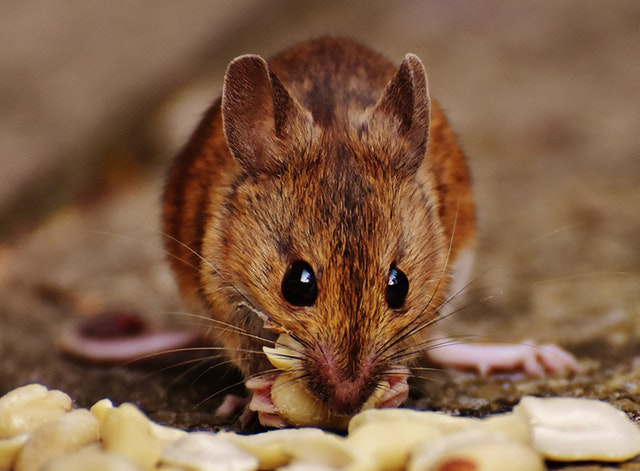
#> input picture mouse.jpg, 640 x 471 px, found by its file name
$ jupyter execute Smoothing_Linear_Filters.ipynb
#> lines starting #> are read from the running program, lines starting #| are printed output that depends on the picture
[cell 1]
import cv2                     # For image processing
import numpy as np             # For numerical operations
import matplotlib.pyplot as plt  # For displaying images

[cell 2]
# Function to read and process a real image

def process_real_image(image_path):
    """
    Read and apply smoothing filters to a real image.
    """

    # Step 1: Read the input image in grayscale
    image = cv2.imread(image_path, cv2.IMREAD_GRAYSCALE)
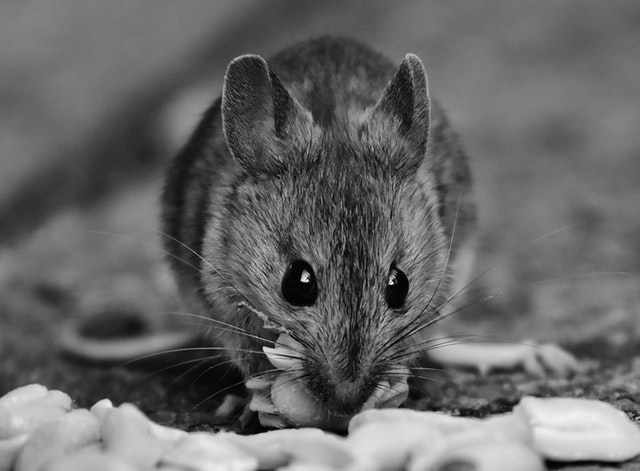
#> image: shape (471, 640); min 0, max 254, mean 103.6

    # Step 2: Apply smoothing linear filters
    def apply_smoothing_filters(image):
        """
        Apply box and Gaussian filters to the input image.
        """
        box_filter = cv2.blur(image, (5, 5))             # 5x5 averaging filter
        gaussian_filter = cv2.GaussianBlur(image, (5, 5), 0)  # 5x5 Gaussian filter
        return box_filter, gaussian_filter

    # Step 3: Display results
    def display_results(original, box, gaussian, title_prefix="Real Image"):
        """
        Display the original and filtered images.
        """
#> called with title_prefix = 'Real Image'
        plt.figure(figsize=(12, 8))

        plt.subplot(1, 3, 1)
        plt.title(f"{title_prefix} - Original")
        plt.imshow(original, cmap='gray')
        plt.axis('off')

        plt.subplot(1, 3, 2)
        plt.title(f"{title_prefix} - Box Filter")
        plt.imshow(box, cmap='gray')
        plt.axis('off')

        plt.subplot(1, 3, 3)
        plt.title(f"{title_prefix} - Gaussian Filter")
        plt.imshow(gaussian, cmap='gray')
        plt.axis('off')

        plt.tight_layout()
        plt.show()
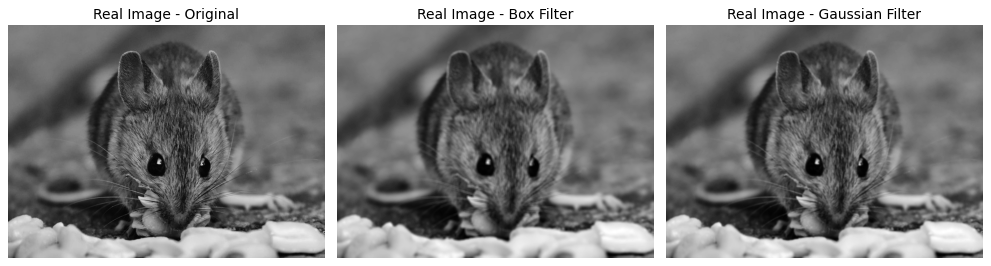
#> figure drawn by matplotlib, 3 panels

    box_result, gaussian_result = apply_smoothing_filters(image)
    display_results(image, box_result, gaussian_result)

[cell 3]
# Function to create and process a synthetic noisy image

def process_synthetic_image():
    """
    Create a synthetic noisy matrix and apply smoothing filters.
    """

    # Step 1: Create a synthetic noisy matrix
    def create_noisy_matrix():
        matrix = np.zeros((9, 9), dtype=np.uint8)   # 9x9 black matrix
        matrix[2:7, 2:7] = 150                      # Gray square in the center
        noise = np.random.randint(0, 50, (9, 9), dtype=np.uint8)
        noisy_matrix = cv2.add(matrix, noise)
        return noisy_matrix

    noisy_matrix = create_noisy_matrix()

    # Step 2: Apply smoothing filters
    def apply_smoothing_filters(matrix):
        box_filter = cv2.blur(matrix, (3, 3))              # 3x3 box filter
        gaussian_filter = cv2.GaussianBlur(matrix, (3, 3), 0)  # 3x3 Gaussian filter
        return box_filter, gaussian_filter

    box_result, gaussian_result = apply_smoothing_filters(noisy_matrix)

    # Step 3: Display results
    def display_results(original, box, gaussian, title_prefix="Synthetic Image"):
#> called with original = array of shape (9, 9), box = array of shape (9, 9), gaussian = array of shape (9, 9), title_prefix = 'Synthetic Image'
        plt.figure(figsize=(12, 6))

        plt.subplot(1, 3, 1)
        plt.title(f"{title_prefix} - Original with Noise")
        plt.imshow(original, cmap='gray')
        plt.colorbar()
        plt.axis('off')

        plt.subplot(1, 3, 2)
        plt.title(f"{title_prefix} - Box Filter")
        plt.imshow(box, cmap='gray')
        plt.colorbar()
        plt.axis('off')

        plt.subplot(1, 3, 3)
        plt.title(f"{title_prefix} - Gaussian Filter")
        plt.imshow(gaussian, cmap='gray')
        plt.colorbar()
        plt.axis('off')

        plt.tight_layout()
        plt.show()
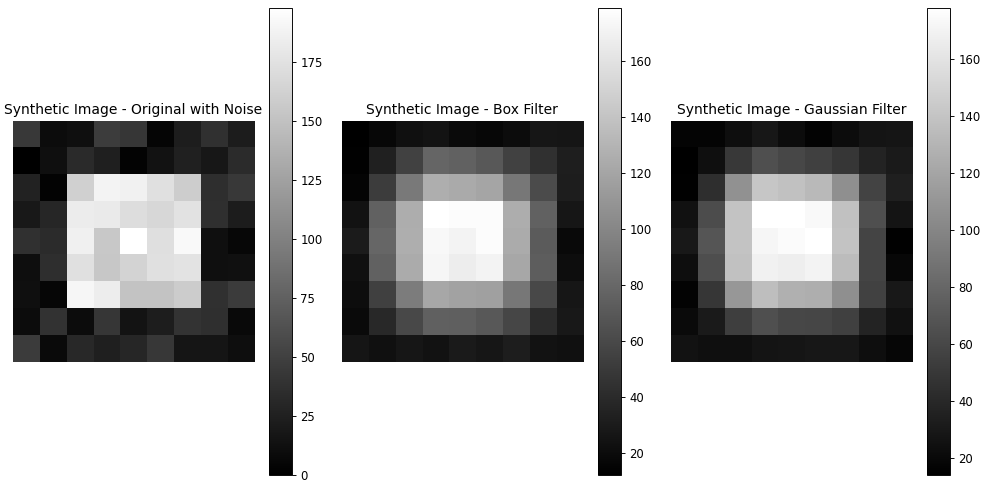
#> figure drawn by matplotlib, 6 panels

    display_results(noisy_matrix, box_result, gaussian_result)

$ run again, with Lihts.jpg copied over mouse.jpg
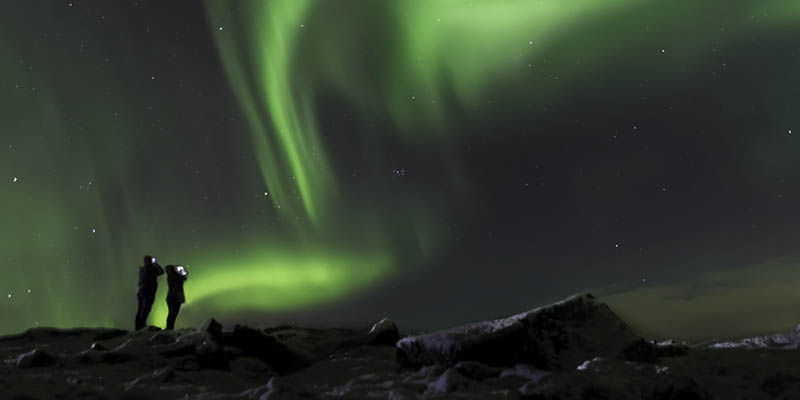
#> input picture Lihts.jpg, 800 x 400 px, found by its file name
#> in process_real_image, `image = cv2.imread(image_path, cv2.IMREAD_GRAYSCALE)`:
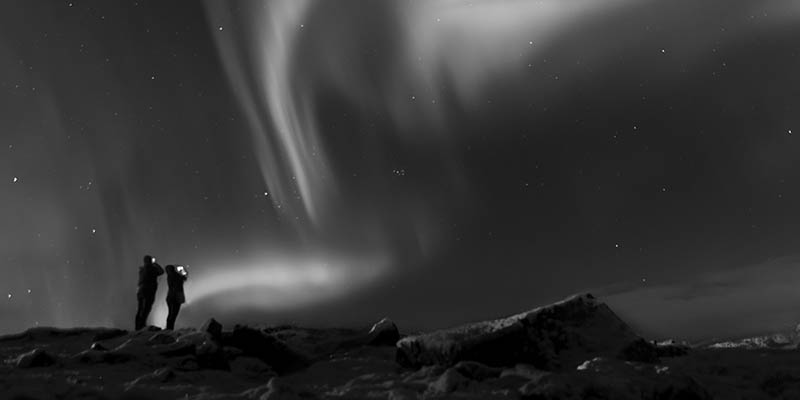
#> image: shape (400, 800); min 0, max 255, mean 53.5
#> in display_results, `plt.show()`:
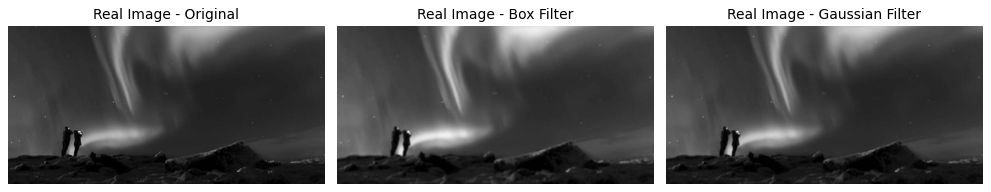
#> figure drawn by matplotlib, 3 panels
